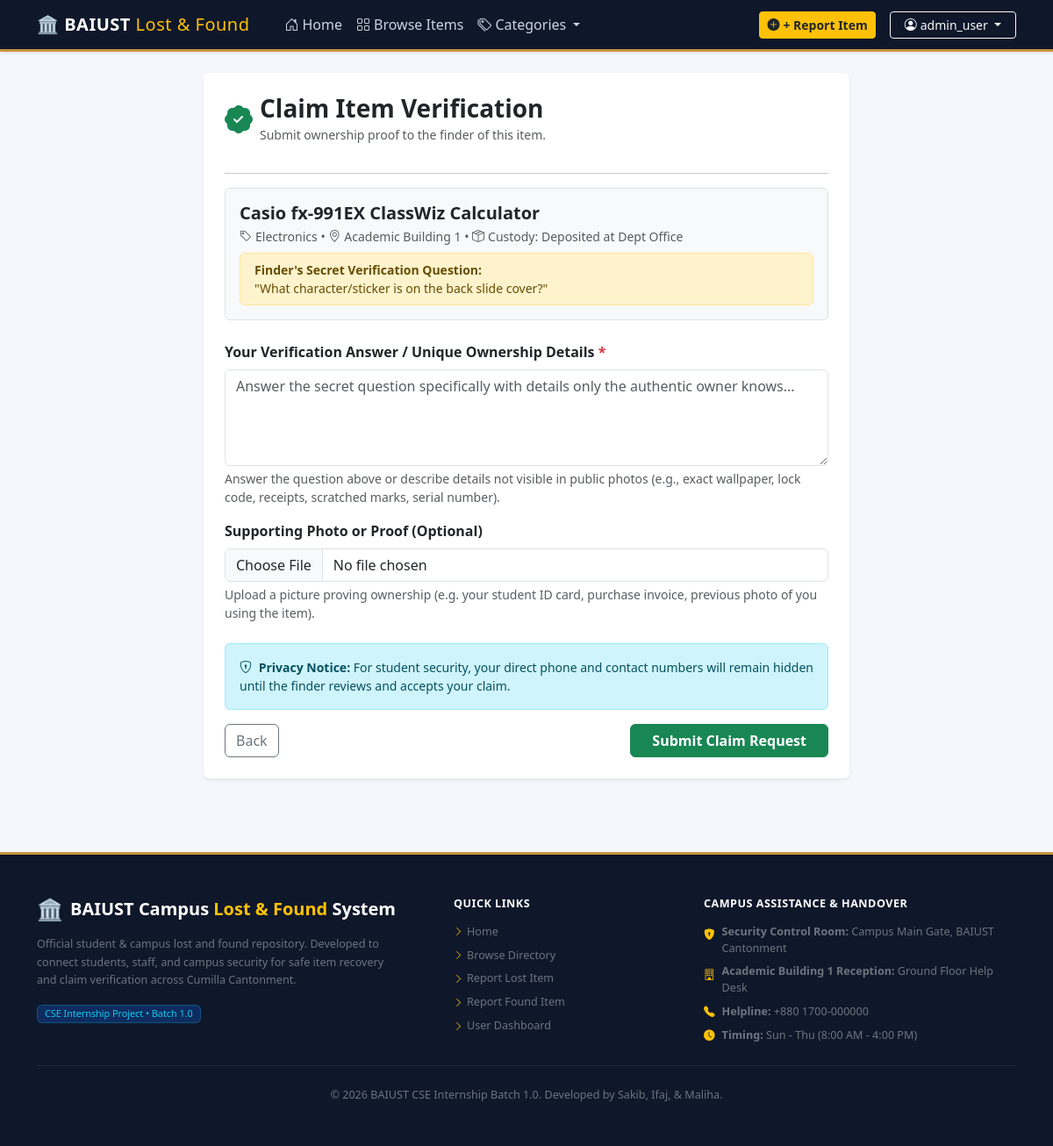
The page /claims/submit/1/ (signed in) on the database its author committed.
### items/models.py (models this page shows, shortened)
class Item(models.Model):
    title = models.CharField(max_length=150)
    item_type = models.CharField(max_length=10, choices=ITEM_TYPE_CHOICES, default='LOST')
    category = models.ForeignKey(Category, on_delete=models.CASCADE, related_name='items')
    primary_image = models.ImageField(upload_to='items/')
    additional_image = models.ImageField(upload_to='items/additional/', blank=True, null=True)
    location = models.CharField(max_length=100, choices=CAMPUS_LOCATIONS)
    specific_location_details = models.CharField(max_length=255, help_text="e.g. Room 304, 2nd row bench, or Near Water Cooler")
    date_occurred = models.DateField(help_text="Date the item was lost or found")
    description = models.TextField(help_text="Detailed description of color, brand, condition, tags, etc.")
    secret_mark_question = models.CharField(
        max_length=255,
        blank=True,
        help_text="For FOUND items: Ask a question only the owner can answer (e.g. lock screen wallpaper, inside sticker, contents of purse)"
    )
    current_custody = models.CharField(
        max_length=100,
        choices=CUSTODY_CHOICES,
        default='With Finder',
        blank=True
    )
    status = models.CharField(max_length=20, choices=STATUS_CHOICES, default='APPROVED')
    reported_by = models.ForeignKey(User, on_delete=models.CASCADE, related_name='reported_items')
    created_at = models.DateTimeField(auto_now_add=True)
    updated_at = models.DateTimeField(auto_now=True)
    class Meta:
        ordering = ['-created_at']

class Category(models.Model):
    name = models.CharField(max_length=100, unique=True)
    icon = models.CharField(max_length=50, default='bi-box-seam', help_text="Bootstrap icon class e.g. bi-laptop, bi-card-text")
    description = models.TextField(blank=True)
    class Meta:
        verbose_name_plural = "Categories"
        ordering = ['name']

### claims/views.py (the view)
# urls.py: path('submit/<int:item_id>/', views.submit_claim, name='submit'),
@login_required
def submit_claim(request, item_id):
    item = get_object_or_404(Item, pk=item_id)
    if item.reported_by == request.user:
        messages.warning(request, "You reported this item yourself.")
        return redirect('items:detail', pk=item.id)
    if item.item_type != 'FOUND':
        messages.error(request, "Claims can only be filed against Found items.")
        return redirect('items:detail', pk=item.id)
    existing_claim = ClaimRequest.objects.filter(item=item, claimant=request.user).first()
    if existing_claim:
        messages.info(request, "You have already submitted a claim for this item. You can track its status below.")
        return redirect('claims:detail', pk=existing_claim.id)
    if request.method == 'POST':
        form = ClaimSubmissionForm(request.POST, request.FILES)
        if form.is_valid():
            claim = form.save(commit=False)
            claim.item = item
            claim.claimant = request.user
            claim.save()
            messages.success(request, "Your claim request has been submitted to the finder for verification.")
            return redirect('claims:detail', pk=claim.id)
    else:
        form = ClaimSubmissionForm()
    return render(request, 'claims/claim_form.html', {
        'form': form,
        'item': item,
    })

### claims/forms.py (shortened to what this page needs)
class ClaimSubmissionForm(forms.ModelForm):
    class Meta:
        model = ClaimRequest
        fields = ['answer_to_secret_mark', 'proof_image']
        widgets = {
            'answer_to_secret_mark': forms.Textarea(attrs={
                'class': 'form-control',
                'rows': 4,
                'placeholder': 'Answer the secret question specifically with details only the authentic owner knows...'
            }),
            'proof_image': forms.FileInput(attrs={'class': 'form-control'}),
        }
        labels = {
            'answer_to_secret_mark': 'Answer to Secret Question / Ownership Details',
            'proof_image': 'Supporting Proof Photo (Optional)',
        }

### items/context_processors.py (called while the page is built)
def campus_stats(request):
    total_items = Item.objects.count()
    lost_count = Item.objects.filter(item_type='LOST', status__in=['PENDING', 'APPROVED', 'MATCHED']).count()
    found_count = Item.objects.filter(item_type='FOUND', status__in=['PENDING', 'APPROVED', 'MATCHED']).count()
    returned_count = Item.objects.filter(status='RETURNED').count()
    categories = Category.objects.all()
    return {
        'stat_total': total_items,
        'stat_lost': lost_count,
        'stat_found': found_count,
        'stat_returned': returned_count,
        'nav_categories': categories,
    }

### templates/claims/claim_form.html (shortened to what this page needs)
{% extends 'base.html' %}
{% block content %}
<div class="container py-4">
    <div class="row justify-content-center">
        <div class="col-lg-8">
            <div class="card shadow-sm border-0 bg-white p-4">
                <div class="d-flex align-items-center mb-3">
                    <i class="bi bi-patch-check-fill fs-2 text-success me-2"></i>
                    <div>
                        <h3 class="fw-bold mb-0">Claim Item Verification</h3>
                        <small class="text-muted">Submit ownership proof to the finder of this item.</small>
                    </div>
                </div>
                <hr>
                <div class="p-3 bg-light rounded mb-4 border">
                    <h5 class="fw-bold text-dark mb-1">{{ item.title }}</h5>
                    <div class="small text-muted mb-2">
                        <span><i class="bi bi-tag me-1"></i>{{ item.category.name }}</span> •
                        <span><i class="bi bi-geo-alt me-1"></i>{{ item.location }}</span> •
                        <span><i class="bi bi-box-seam me-1"></i>Custody: {{ item.current_custody }}</span>
                    </div>
                    {% if item.secret_mark_question %}
                    <div class="alert alert-warning py-2 px-3 small mb-0">
                        <strong>Finder's Secret Verification Question:</strong><br>
                        "{{ item.secret_mark_question }}"
                    </div>
                    {% endif %}
                </div>
                <form method="POST" enctype="multipart/form-data">
                    <div class="mb-3">
                        <label class="form-label fw-semibold">
                            Your Verification Answer / Unique Ownership Details <span class="text-danger">*</span>
                        </label>
                        {{ form.answer_to_secret_mark }}
                        <div class="form-text small">
                            Answer the question above or describe details not visible in public photos (e.g., exact wallpaper, lock code, receipts, scratched marks, serial number).
                        </div>
                    </div>
                    <div class="mb-4">
                        <label class="form-label fw-semibold">Supporting Photo or Proof (Optional)</label>
                        {{ form.proof_image }}
                        <div class="form-text small">
                            Upload a picture proving ownership (e.g. your student ID card, purchase invoice, previous photo of you using the item).
                        </div>
                    </div>
                    <div class="alert alert-info small">
                        <i class="bi bi-shield-lock me-1"></i>
                        <strong>Privacy Notice:</strong> For student security, your direct phone and contact numbers will remain hidden until the finder reviews and accepts your claim.
                    </div>
                    <div class="d-flex justify-content-between">
                        <a href="{% url 'items:detail' item.id %}" class="btn btn-outline-secondary">Back</a>
                        <button type="submit" class="btn btn-success px-4 fw-bold">Submit Claim Request</button>
                    </div>
                </form>
            </div>
        </div>
    </div>
</div>
{% endblock %}

### templates/base.html (shortened to what this page needs)
{% load static %}
<!DOCTYPE html>
<html lang="en">
<head>
    <link href="https://cdn.jsdelivr.net/npm/bootstrap@5.3.3/dist/css/bootstrap.min.css" rel="stylesheet">
    <link href="https://cdn.jsdelivr.net/npm/bootstrap-icons@1.11.3/font/bootstrap-icons.min.css" rel="stylesheet">
    <link rel="stylesheet" href="{% static 'css/custom.css' %}">
</head>
<body>
    <nav class="navbar navbar-expand-lg navbar-dark navbar-baiust sticky-top shadow-sm" style="background-color: #0f172a; z-index: 1030;">
        <div class="container">
            <a class="navbar-brand d-flex align-items-center gap-2 fw-bold text-white fs-5" href="{% url 'items:home' %}">
                <span>🏛️ BAIUST <span class="fw-normal text-warning">Lost & Found</span></span>
            </a>
            <div class="collapse navbar-collapse" id="campusNavbar">
                <ul class="navbar-nav me-auto mb-2 mb-lg-0 ms-lg-3">
                    <li class="nav-item">
                        <a class="nav-link {% if request.path == '/' %}active{% endif %}" href="{% url 'items:home' %}">
                            <i class="bi bi-house-door me-1"></i>Home
                        </a>
                    </li>
                    <li class="nav-item">
                        <a class="nav-link {% if '/items/' in request.path and 'report' not in request.path and 'matches' not in request.path %}active{% endif %}" href="{% url 'items:list' %}">
                            <i class="bi bi-grid me-1"></i>Browse Items
                        </a>
                    </li>
                    <li class="nav-item dropdown">
                        <a class="nav-link dropdown-toggle" href="#" role="button" data-bs-toggle="dropdown" aria-expanded="false">
                            <i class="bi bi-tags me-1"></i>Categories
                        </a>
                    </li>
                </ul>
                <div class="d-flex align-items-center gap-2 flex-wrap">
                    <a href="{% url 'items:create' %}" class="btn btn-sm btn-warning fw-bold text-dark me-2 shadow-sm">
                        <i class="bi bi-plus-circle-fill me-1"></i>+ Report Item
                    </a>
                    {% if user.is_authenticated %}
                        <div class="dropdown">
                            <button class="btn btn-outline-light btn-sm dropdown-toggle px-3" type="button" data-bs-toggle="dropdown" aria-expanded="false">
                                <i class="bi bi-person-circle me-1"></i>{{ user.username }}
                            </button>
                        </div>
                    {% else %}
                        <a href="{% url 'accounts:login' %}" class="btn btn-sm btn-outline-light me-2 fw-medium">Login</a>
                        <a href="{% url 'accounts:register' %}" class="btn btn-sm btn-primary fw-medium px-3">Register</a>
                    {% endif %}
                </div>
            </div>
        </div>
    </nav>
    <main>
        {% block content %}{% endblock %}
    </main>
    <footer class="footer-baiust" style="background-color: #0f172a; color: #cbd5e1; border-top: 3px solid #c8963e;">
        <div class="container py-5">
            <div class="row g-4 text-center text-md-start">
                <div class="col-lg-5 col-md-6">
                    <h5 class="text-white fw-bold d-flex align-items-center justify-content-center justify-content-md-start gap-2 mb-3">
                        <span class="fs-4">🏛️</span>
                        <span>BAIUST Campus <span class="text-warning">Lost & Found</span> System</span>
                    </h5>
                    <p class="small text-secondary mb-3" style="line-height: 1.6; max-width: 420px;">
                        Official student & campus lost and found repository. Developed to connect students, staff, and campus security for safe item recovery and claim verification across Cumilla Cantonment.
                    </p>
                    <span class="badge bg-primary bg-opacity-25 text-info border border-info border-opacity-25 px-2 py-1 small fw-normal">
                        CSE Internship Project • Batch 1.0
                    </span>
                </div>
                <div class="col-lg-3 col-md-6">
                    <h6 class="text-white fw-bold text-uppercase mb-3 small tracking-wide" style="letter-spacing: 0.5px;">Quick Links</h6>
                    <ul class="list-unstyled small mb-0 d-flex flex-column gap-2">
                        <li><a href="{% url 'items:home' %}" class="text-secondary text-decoration-none hover-white"><i class="bi bi-chevron-right text-warning me-1 small"></i>Home</a></li>
                        <li><a href="{% url 'items:list' %}" class="text-secondary text-decoration-none hover-white"><i class="bi bi-chevron-right text-warning me-1 small"></i>Browse Directory</a></li>
                        <li><a href="{% url 'items:create' %}?type=LOST" class="text-secondary text-decoration-none hover-white"><i class="bi bi-chevron-right text-warning me-1 small"></i>Report Lost Item</a></li>
                        <li><a href="{% url 'items:create' %}?type=FOUND" class="text-secondary text-decoration-none hover-white"><i class="bi bi-chevron-right text-warning me-1 small"></i>Report Found Item</a></li>
                        <li><a href="{% url 'accounts:dashboard' %}" class="text-secondary text-decoration-none hover-white"><i class="bi bi-chevron-right text-warning me-1 small"></i>User Dashboard</a></li>
                    </ul>
                </div>
                <div class="col-lg-4 col-md-12">
                    <h6 class="text-white fw-bold text-uppercase mb-3 small" style="letter-spacing: 0.5px;">Campus Assistance & Handover</h6>
                    <ul class="list-unstyled small mb-0 d-flex flex-column gap-2 text-secondary">
                        <li class="d-flex align-items-start justify-content-center justify-content-md-start gap-2">
                            <i class="bi bi-shield-lock-fill text-warning mt-1"></i>
                            <span><strong>Security Control Room:</strong> Campus Main Gate, BAIUST Cantonment</span>
                        </li>
                        <li class="d-flex align-items-start justify-content-center justify-content-md-start gap-2">
                            <i class="bi bi-building text-warning mt-1"></i>
                            <span><strong>Academic Building 1 Reception:</strong> Ground Floor Help Desk</span>
                        </li>
                        <li class="d-flex align-items-center justify-content-center justify-content-md-start gap-2">
                            <i class="bi bi-telephone-fill text-warning"></i>
                            <span><strong>Helpline:</strong> +880 1700-000000</span>
                        </li>
                        <li class="d-flex align-items-center justify-content-center justify-content-md-start gap-2">
                            <i class="bi bi-clock-fill text-warning"></i>
                            <span><strong>Timing:</strong> Sun - Thu (8:00 AM - 4:00 PM)</span>
                        </li>
                    </ul>
                </div>
            </div>
            <div class="mt-4 pt-4 text-center small text-secondary" style="border-top: 1px solid #1e293b;">
                <p class="mb-0">
                    &copy; 2026 BAIUST CSE Internship Batch 1.0. Developed by Sakib, Ifaj, & Maliha.
                </p>
            </div>
        </div>
    </footer>
</body>
</html>

### static/css/custom.css (style rules this page uses)
:root { --baiust-navy: #0d2240; --baiust-navy-dark: #071426; --baiust-gold: #c8963e; --baiust-accent: #195190; --baiust-light: #f4f7fb; }
body { background-color: var(--baiust-light); font-family: system-ui, -apple-system, "Segoe UI", Roboto, "Helvetica Neue", Arial, sans-serif; color: #2b303a; min-height: 100vh; display: flex; flex-direction: column; }
main { flex: 1; }
.navbar-baiust { background-color: #0f172a !important; border-bottom: 3px solid var(--baiust-gold); z-index: 1030; }
.navbar-baiust .navbar-brand { font-weight: 700; color: #ffffff !important; letter-spacing: 0.5px; }
.navbar-baiust .nav-link { color: #cbd5e1 !important; font-weight: 500; padding: 0.5rem 0.85rem; border-radius: 6px; transition: all 0.15s ease-in-out; }
.footer-baiust { background-color: #0f172a; color: #cbd5e1; font-size: 0.9rem; margin-top: 60px; }

### rows shown on the page
Item: title "Casio fx-991EX ClassWiz Calculator", category.name "Electronics", location "Academic Building 1", current_custody "Deposited at Dept Office", secret_mark_question "What character/sticker is on the back slide cover?"

### other values the page prints
{{ user.username }} "admin_user"
